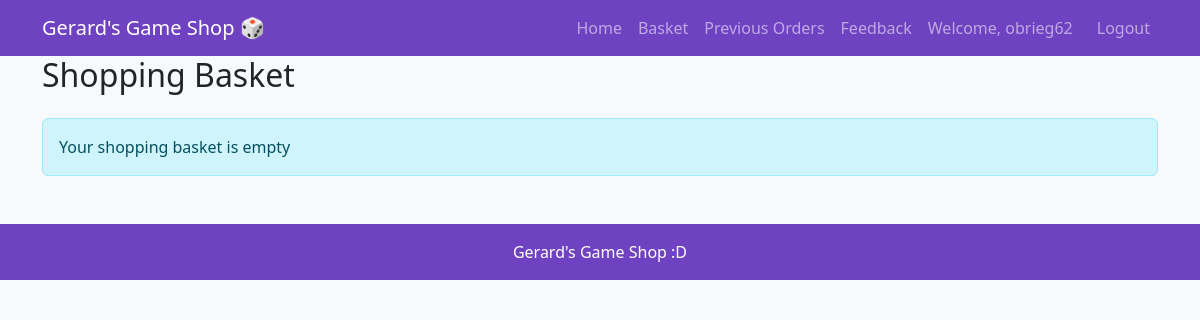
/basket/ (signed in), run on an earlier commit of the app's database.
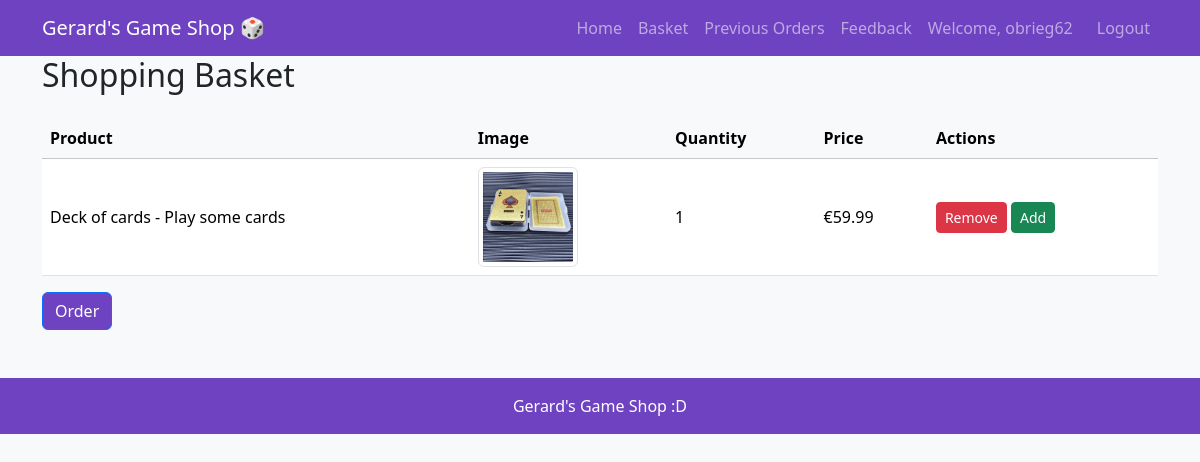
And on a later commit of the database.
### gerardshop/models.py (models this page shows)
class BasketItem(models.Model):
    id = models.AutoField(primary_key=True)
    basket_id = models.ForeignKey(Basket, on_delete=models.CASCADE)
    product_id = models.ForeignKey(Product, on_delete=models.CASCADE)
    quantity = models.IntegerField(default=1)
    def item_price(self):
        return self.product_id.price * self.quantity

class Product(models.Model):
    id = models.AutoField(primary_key=True)
    name = models.CharField(max_length=200, null=False)
    description = models.TextField(null = False)
    price = models.DecimalField(max_digits=6, decimal_places=2, default=0.0)
    product_image = models.FileField(upload_to='products')

### gerardshop/views.py (the view)
# urls.py: path('basket/', views.show_basket, name="show_basket"),
def show_basket(request):
    user = request.user
    basket = Basket.objects.filter(user_id=user, is_active=True).first()
    if basket is None:
        return render(request, 'basket.html', {'empty':True})
    else:
        sbi = BasketItem.objects.filter(basket_id=basket)
        if sbi.exists():
            return render(request, 'basket.html', {'basket':basket, 'sbi':sbi})
        else:
            return render(request, 'basket.html', {'empty':True})

### gerardshop/templates/basket.html (shortened to what this page needs)
{% extends 'base.html' %}
{% block content %}
<h2 class="mb-4">Shopping Basket</h2>
{% if empty %}
<p class="alert alert-info">Your shopping basket is empty</p>
{% else %}
<table class="table table-hover align-middle">
    <thead class="table-light">
        <tr>
            <th>Product</th>
            <th>Image</th>
            <th>Quantity</th>
            <th>Price</th>
            <th>Actions</th>
        </tr>
    </thead>
    <tbody>
        {% for item in sbi %}
        <tr>
            <td>{{ item.product_id.name }} - {{ item.product_id.description }}</td>
            <td><img src="{{ item.product_id.product_image.url }}" class="img-thumbnail" style="max-width:100px;"></td>
            <td>{{ item.quantity }}</td>
            <td>€{{ item.item_price }}</td>
            <td>
                <a href="/removeitem/{{ item.id }}" class="btn btn-sm btn-danger">Remove</a>
                <a href="/additem/{{ item.id }}" class="btn btn-sm btn-success">Add</a>
            </td>
        </tr>
        {% endfor %}
    </tbody>
</table>
<a href="/order/" class="btn btn-primary" style="background-color:#6f42c1; color:white;">Order</a>
{% endif %}
{% endblock %}

What changed in the data, as far as the page shows it:
added BasketItem: product_id.name "Deck of cards", product_id.description "Play some cards", product_id.product_image (picture), quantity "1", item_price "59.99"
Also different on the page:
text no longer shown: "Your shopping basket is empty"
text now shown: "Product Image Quantity Price Actions Order"
